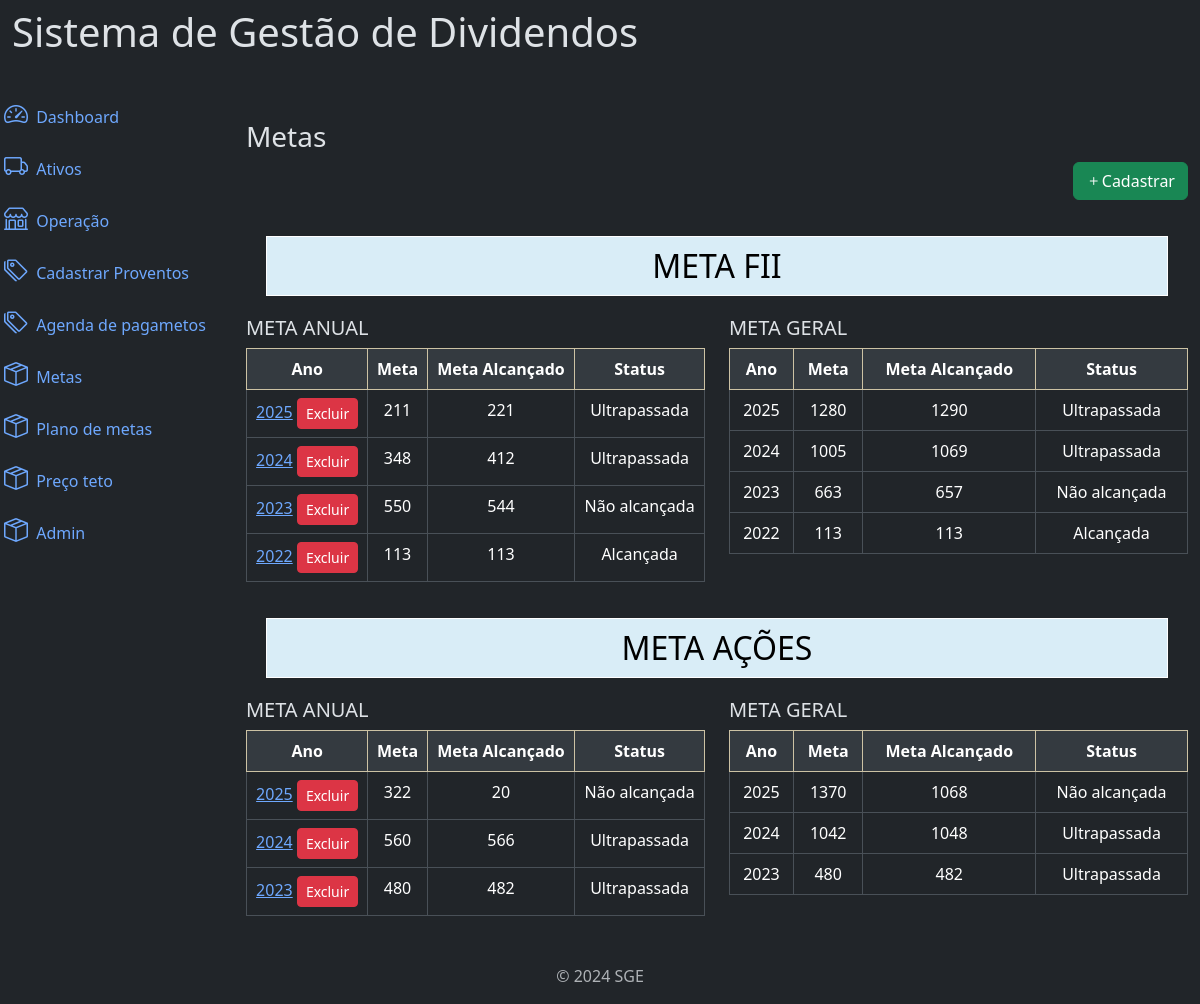
Before: /metas/ (signed in) with the older database file.
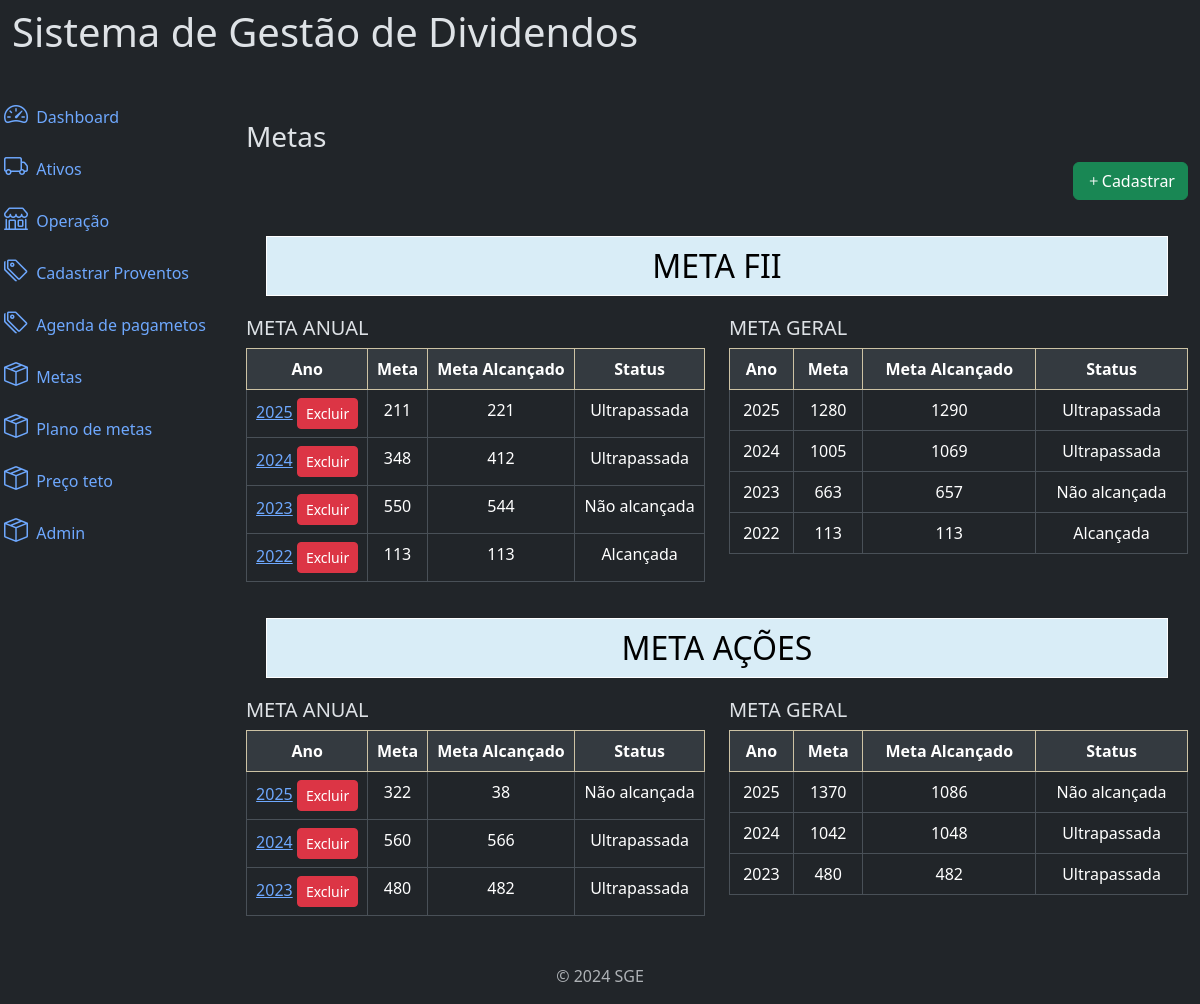
After: the same page with the newer database file.
### carteira/models.py (models this page shows, shortened)
class MetaAtivo(models.Model):
    class Meta:
        verbose_name = "Meta"
        verbose_name_plural = "Meta"
        ordering=['-ano']
    fk_user = models.ForeignKey(User, on_delete=models.CASCADE, related_name="user_meta",  null=True) #relacionando campo com a pk da tbl user
    ano = models.IntegerField(verbose_name="Ano", null=True, blank=True)
    classe = models.CharField(max_length=10, null=False, blank=False, default="")
    meta_anual = models.IntegerField(verbose_name="Meta Anual", null=True, blank=True)
    meta_alcancada = models.IntegerField(verbose_name="Meta anual alçancada", null=True, blank=True)
    meta_geral = models.IntegerField(verbose_name="Meta geral", null=True, blank=True)
    meta_geral_alcancada = models.IntegerField(verbose_name="Meta geral alcançada", null=True, blank=True)
    created_at = models.DateTimeField(auto_now_add=True, verbose_name='criado em')
    update_at = models.DateTimeField(auto_now=True, verbose_name='atualizado em')

### carteira/views/metas_views.py (the view)
# urls.py: path('metas/', views.MetaRender.as_view(), name='list_metas'),
class MetaRender(ListView):
    model = MetaAtivo
    template_name = 'metas_geral/list.html'
    context_object_name = 'lists'
    ordering = '-ano'
    paginate_by = 10
    def get_queryset(self):
        return MetaAtivo.objects.filter(fk_user=self.request.user).order_by("-ano")
    def get_context_data(self, **kwargs):
        context = super().get_context_data(**kwargs)
        context["metas_fii"] = self.get_queryset().filter(classe="FII")
        context["metas_acoes"] = self.get_queryset().filter(classe="Ação")
        return context

### carteira/templates/metas_geral/list.html (shortened to what this page needs)
{% extends "global/base.html" %}
{% block content %}
<p class="h3">Metas</p>
    <div class="row mb-3">
        <div class="col-md-6">
        </div>
        <div class="col-md-6">
            <a href="#" class="btn btn-success float-end"
            data-bs-toggle="modal"
            data-bs-target="#cadastroModal"
            hx-get = {% url "create_metas" %}
            hx-target = "#addContent"
            hx-swap = "innerHTML">
                <i class="bi bi-plus"></i>Cadastrar
            </a>
        </div>
    </div>
    <div  class="col-md-12  ">
        <div class="row" style="display:flex">
    {% if lists %}
       {% include "metas_geral/table_fii.html" %}
       {% include "metas_geral/table_acao.html" %}
    {% else %}
        <p class="h3">Nenhum registro encontrado.</p>
    {% endif %}
    </div>
</div>
{% endblock %}

### carteira/templates/metas_geral/table_acao.html
<div class="col-md-12" >
    <h2 class="text-center header-meta">META AÇÕES</h2>
    <div class="row">
        <div class="col-md-6">
            <h3 class="h5" >META ANUAL</h3>
            <table class="table table-bordered text-center">
                <thead class="table-warning">
                    <tr>
                        <th>Ano</th><th>Meta</th><th>Meta Alcançado</th><th>Status</th>
                    </tr>
                </thead>
                <tbody>
                    {% for list in metas_acoes%}
                    <tr>
                        <td><a
                            href="#"
                            data-bs-toggle="modal"
                            data-bs-target="#cadastroModal"
                            hx-get = {% url "update_metas" list.pk %}
                            hx-target = "#addContent"
                            hx-swap = "innerHTML">{{list.ano}}</a>
                            <span>
                            <a  onclick="modal(this)"
                            data-page="metas"
                            data-name=""
                            data-id="{{list.pk}}"
                            href="#"
                            class="btn btn-danger btn-sm">Excluir</a>
                            </span>
                        </td>
                        <td>{{list.meta_anual}}</td>
                        <td>
                        {% if list.meta_alcancada is not none %}{{list.meta_alcancada}}{% else %}0{% endif %}
                        </td>
                        <td class="alcancada">
                            {% if list.meta_anual == list.meta_alcancada  %} Alcançada
                            {% elif list.meta_alcancada > list.meta_anual %}Ultrapassada
                            {% else %}Não alcançada
                            {% endif %}</td>
                    </tr>
                    {% endfor %}
                </tbody>
            </table>
        </div>
        <div class="col-md-6">
            <h3 class="h5" >META GERAL</h3>
            <table class="table table-bordered text-center">
                <thead class="table-warning">
                    <tr>
                        <th>Ano</th><th>Meta</th><th>Meta Alcançado</th><th>Status</th>
                    </tr>
                </thead>
                <tbody>
                    {% for list in metas_acoes %}
                    <tr>
                        <td>{{list.ano}}</td>
                        <td>  {% if list.meta_geral is not none %}{{list.meta_geral}}{% else %}0{% endif %}</td>
                        <td>  {% if list.meta_geral_alcancada is not none %}{{list.meta_geral_alcancada}}{% else %}0{% endif %}</td>
                        <td class="alcancada">
                            {% if list.meta_geral == list.meta_geral_alcancada  %} Alcançada
                            {% elif list.meta_geral_alcancada > list.meta_geral %}Ultrapassada
                            {% else %}Não alcançada
                            {% endif %}</td>
                    </tr>
                    {% endfor %}
                </tbody>
            </table>
        </div>
    </div>
</div>

Changed rows visible on the page:
changed MetaAtivo (number 5 of 7 on the later page): meta_alcancada "20" → "38"; meta_geral_alcancada "1068" → "1086"
